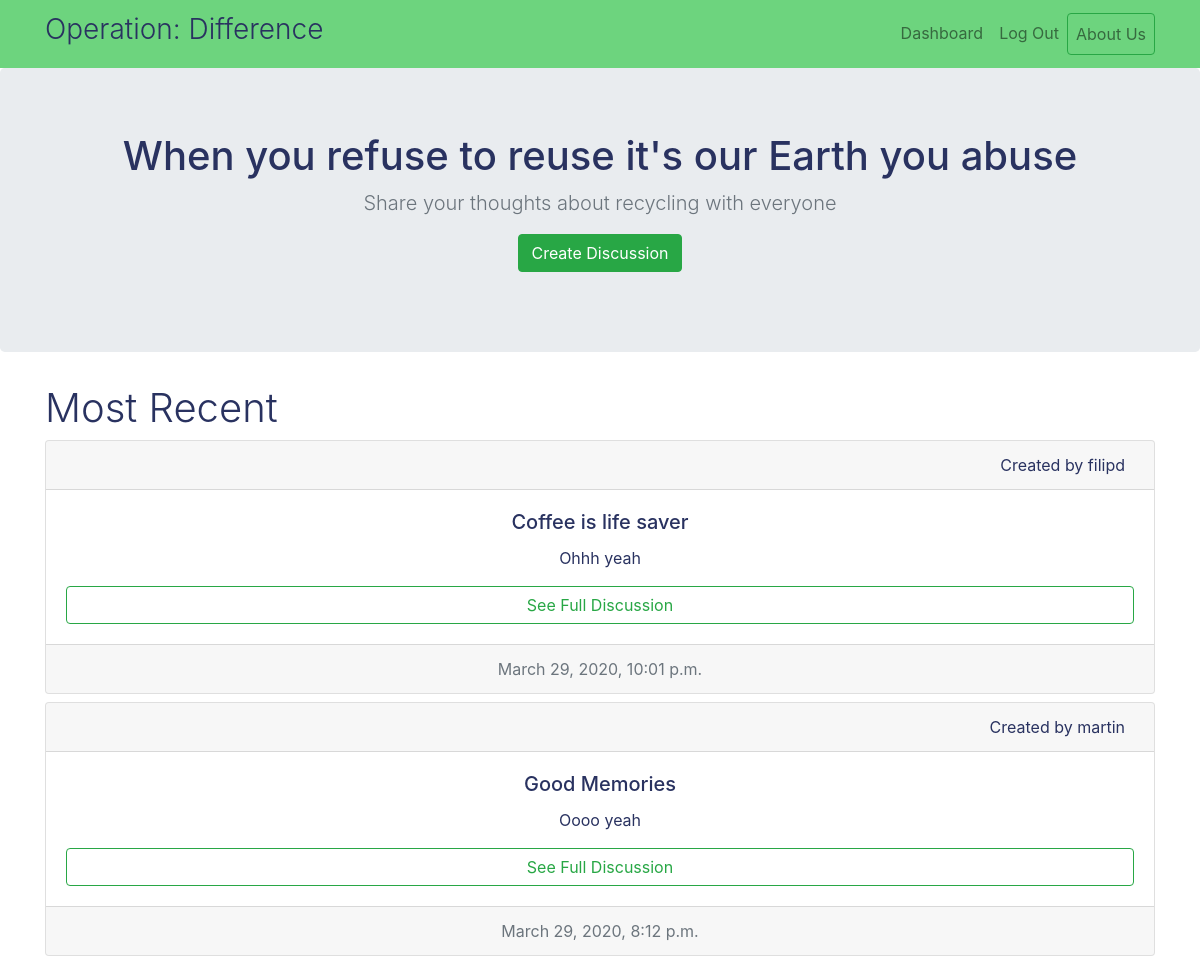
Before: /dashboard (signed in, upper part) with the older database file.
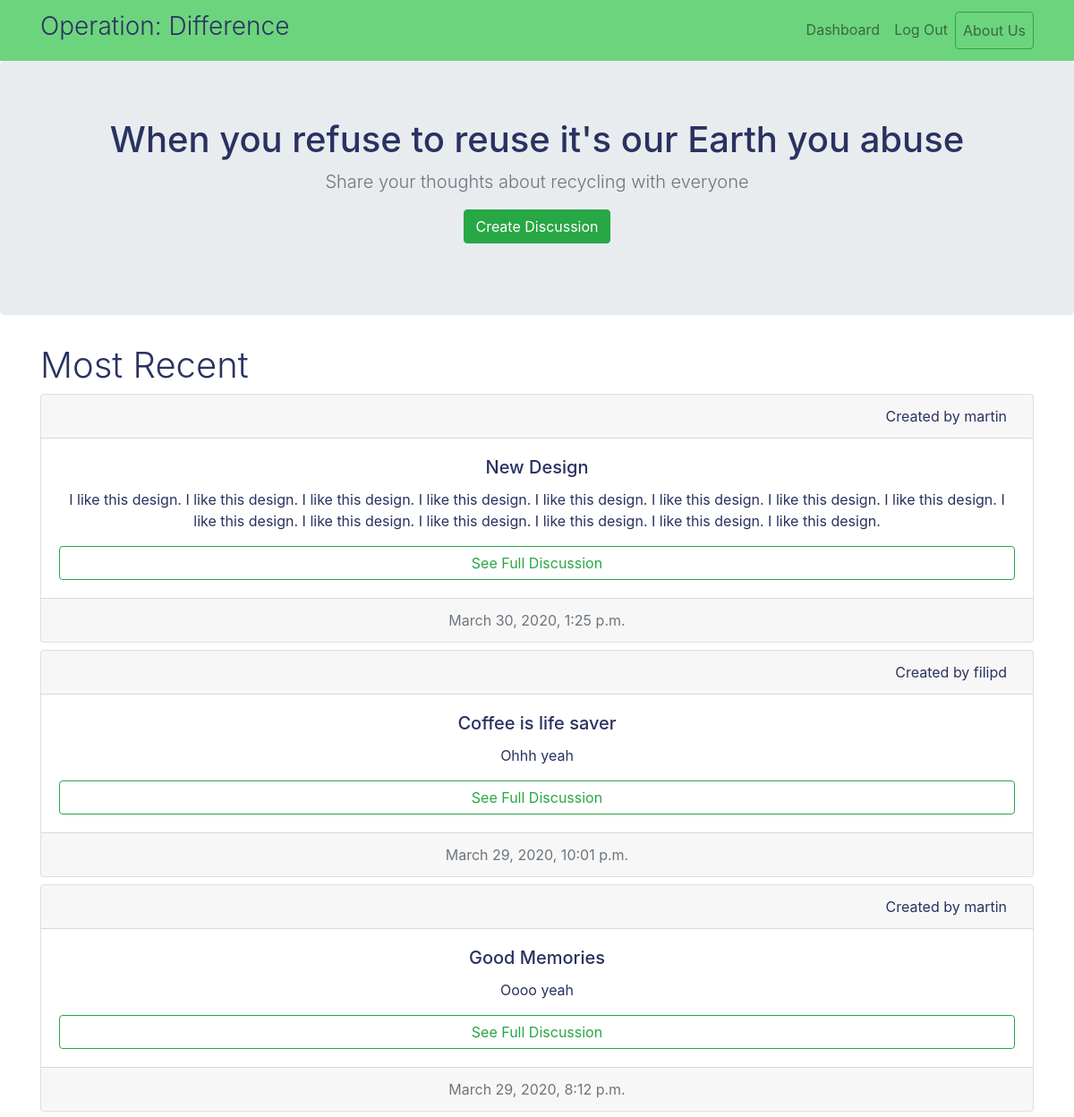
After: the same page with the newer database file.
### blog/models.py (models this page shows, shortened)
class Post(models.Model):
    title = models.CharField(max_length=100)
    body = models.TextField()
    time = models.DateTimeField()
    user = models.ForeignKey(User, on_delete=models.CASCADE)

### blog/views.py (the view)
# urls.py: path('dashboard', views.dashboard, name='dashboard'),
@login_required(login_url="/login")
def dashboard(request):
    all_posts = Post.objects.all().order_by('-id')
    current_user = request.user
    try:
        valid_member = Members.objects.get(user=current_user)
        all_announcements = Announcements.objects.all().order_by('-id')
    except:
        all_announcements = False
    passing_dict = {
        'all_posts': all_posts,
        'current_user': current_user,
        'all_announcements': all_announcements
    }
    return render(request, 'blog/dashboard.html', passing_dict)

### blog/templates/blog/dashboard.html (shortened to what this page needs)
{% extends 'blog/base.html' %}
{% block content %}
<section class="jumbotron text-center">
    <h1 class="jumbotron-heading">When you refuse to reuse it's our Earth you abuse</h1>
    <p class="lead text-muted">Share your thoughts about recycling with everyone</p>
    {% if user.is_authenticated %}
    <p>
        <a href="{% url 'create_post' %}" class="btn btn-success">Create Discussion</a>
    </p>
    {% endif %}
</section>
<div class="container">
    <h1 class="font-weight-light">Most Recent</h1>
    {% for post in all_posts %}
    <div class="card text-center mb-2">
        <div class="card-header text-right">
            {% if post.user == current_user %}
            Created by you &nbsp;
            <div class="btn-group" role="group" aria-label="Third group">
                <a href="{% url 'delete_post' post.id %}" class="btn btn-danger">X</a>
            </div>
            {% else %}
            Created by {{ post.user }} &nbsp;
            {% endif %}
        </div>
        <div class="card-body">
            <h5 class="card-title">{{ post.title }}</h5>
            <p class="card-text">{{ post.body }}</p>
            <a href="{% url 'detail_post' post.id %}" class="btn btn-outline-success btn-block">See Full Discussion</a>
        </div>
        <div class="card-footer text-muted">
            {{ post.time }}
        </div>
    </div>
    {% endfor %}
</div>
{% endblock %}

Changed rows visible on the page:
added Post: user "martin", title "New Design", body "I like this design. I like this design. I like this design. I like this design. I like this design. I like this design. I like this design. I like this design. I like this design. I like this design. I like this design. I like this design. I like this design. I like this design.", time "March 30, 2020, 1:25 p.m."
